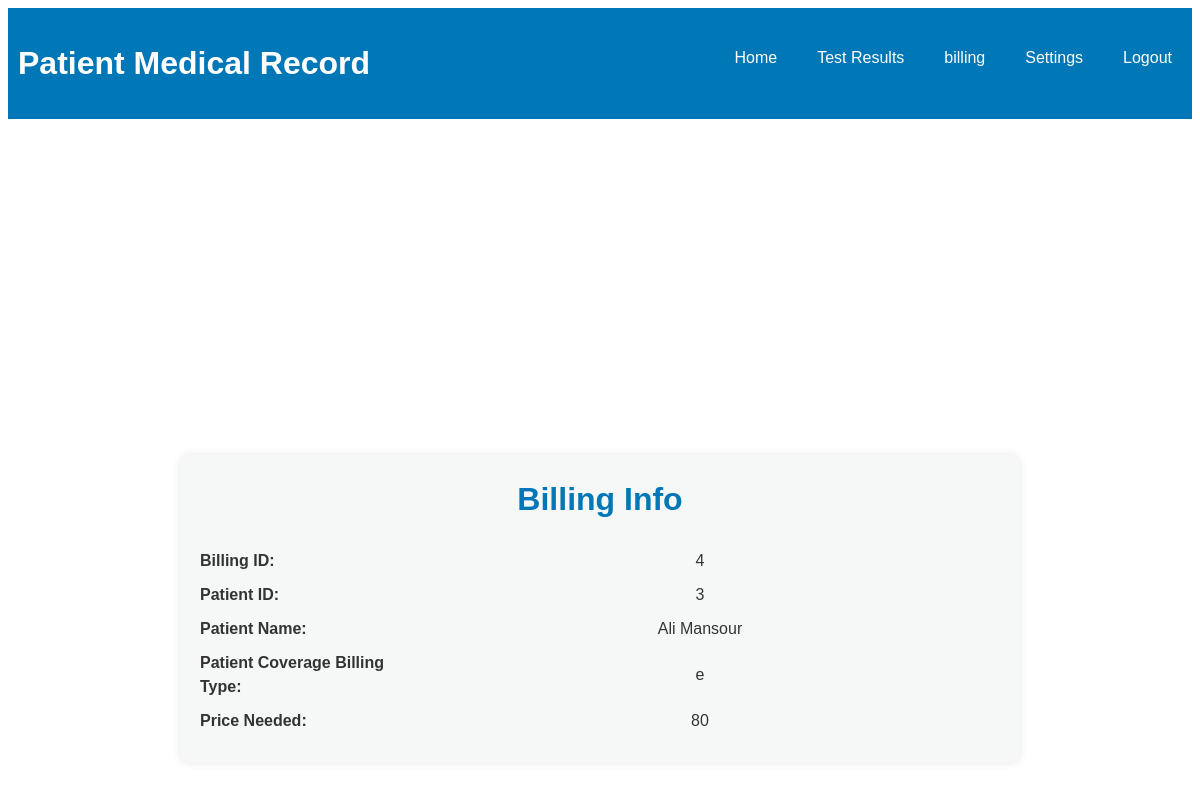
The app's page /myfyp/patientbillingload.php (signed in) with its own data.
### tables this page shows
CREATE TABLE IF NOT EXISTS `billing` (
  `billing_id` int NOT NULL AUTO_INCREMENT,
  `patient_id` int DEFAULT NULL,
  `patient_name` varchar(25) DEFAULT NULL,
  `patient_coverage` enum('a','b','d','e','f') DEFAULT NULL,
  `billing_type` enum('X-Ray','CT Scan','MRI','Blood Test','Covid 19 Test') DEFAULT NULL,
  `price_needed` float DEFAULT NULL,
  PRIMARY KEY (`billing_id`),
  KEY `patient_id` (`patient_id`)
);

### myfyp/patientbillingload.php (the view, shortened to what this page needs)
<!DOCTYPE html>
<html lang="en">
<head>
	<link rel="stylesheet" href="patientprofile.css">
</head>
<body>
	<header>
		<h1>Patient Medical Record</h1>
		<nav>
			<ul>
				<li><a href="patientdashboard.php">Home</a></li>
				<li><a href="patientresults.php">Test Results</a></li>
				<li><a href="patientbilling.p">billing</a></li>
				<li><a href="patientsettings.php">Settings</a></li>
				<li><a href="index.php">Logout</a></li>
			</ul>
		</nav>
	</header>
    <main>
<?php
if(isset($_SESSION['patient_id'])){
    $patientID = $_SESSION['patient_id'];
    $servername = "localhost";
    $username = "root";
    $password = "";
    $dbname = "hsis";
    $conn = new mysqli($servername, $username, $password, $dbname);
    $sql = "SELECT * FROM billing WHERE patient_id = ?";
    $stmt = $conn->prepare($sql);
    $stmt->bind_param("i", $patientID);
    $stmt->execute();
    $result = $stmt->get_result();
    if ($result->num_rows > 0) {
        while($row = $result->fetch_assoc()) {
                $billingID = $row["billing_id"];
                $patientID = $row["patient_id"];
                $patientName = $row["patient_name"];
                $patientCoverage = $row["patient_coverage"];
                $priceNeeded = $row["price_needed"];
                echo "<div class=\"content\">
                <div class=\"card-box\">
                    <div class=\"card\">
                        <h2>Billing Info</h2>
                        <ul>
                            <li>
                                <span class=\"label\"><strong>Billing ID:</strong></span>
                                <span class=\"value\">" . $billingID . "</span>
                            </li>
                            <li>
                                <span class=\"label\"><strong>Patient ID:</strong></span>
                                <span class=\"value\">" . $patientID . "</span>
                            </li>
                            <li>
                                <span class=\"label\"><strong>Patient Name:</strong></span>
                                <span class=\"value\">" . $patientName . "</span>
                            </li>
                            <li>
                                <span class=\"label\"><strong>Patient Coverage	Billing Type:</strong></span>
                                <span class=\"value\">" . $patientCoverage . "</span>
                            </li>
                            <li>
                                <span class=\"label\"><strong>Price Needed:</strong></span>
                                <span class=\"value\">" . $priceNeeded . "</span>
                            </li>
                        </ul>
                    </div>
                </div>
            </div>";
        }
    } else {
        echo "No billing information found for this patient.";
    }
} else {
    echo "Patient ID not found in session.";
}
?>
</main>
</body>
</html>

### myfyp/patientprofile.css (style rules this page uses)
body { font-family: Arial, sans-serif; font-size: 16px; line-height: 1.5; color: #333; }
header { display: flex; align-items: center; justify-content: space-between; padding: 10px; background-color: #0077b6; color: #fff; }
nav { display: flex; align-items: center; }
nav ul { display: flex; list-style: none; padding: 0; margin: 0; }
nav ul li { margin-right: 20px; }
nav ul li:last-child { margin-right: 0; }
nav ul li a { color: #fff; text-decoration: none; padding: 10px; transition: background-color 0.2s; }
.content { padding-top: 90px; padding-bottom: 40px; display: flex; flex-direction: column; align-items: center; justify-content: center; height: 100vh; }
.card { width: 800px; background-color: #f6f8f8; border-color: #0077b6; border-radius: 10px; padding: 20px; box-shadow: 0px 0px 10px rgba(0, 0, 0, 0.1); transition: transform 0.3s ease; }
.card h2 { text-align: center; margin-top: 0; font-size: 2rem; color: #0077b6; }
ul { list-style: none; margin: 0; padding: 0; }
li { display: flex; align-items: center; margin-bottom: 10px; }
.label { width: 200px; text-align: left; }
.value { flex: 1; text-align: center; }

### records on screen
billing: billing_id "4", patient "3", patient_name "Ali Mansour", patient_coverage "e", price_needed "80"
